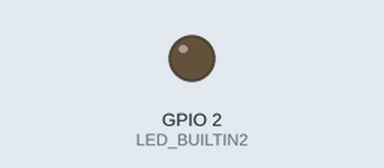
Simulated run of this sketch. Board: ESP8266 (NodeMCU). On the bench: output pins drawn as LEDs (lit = HIGH). WiFi joins after 1.5 s; servers stay silent unless stated; a WiFi scan finds three made-up networks; what the sketch prints to the serial monitor is not drawn. At 4.2 s the program puts the board to deep sleep or switches it off; the recording ends there.

Above: at 0.1 s.
Timing chart, 0 to 4.2 s (numbered marks = the images above):
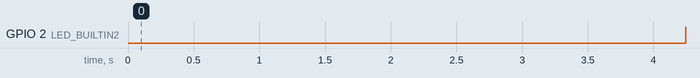

Measured:
- by itself, GPIO 2 (LED_BUILTIN2): LOW → HIGH at 4.2 s

The sketch:

wifi_scanning.ino
```cpp
#ifdef ESP8266
#include <ESP8266WiFi.h>
#include <ESP8266WiFiMulti.h>
#define turn_on_wifi() WiFi.forceSleepWake()
#define turn_off_wifi() WiFi.forceSleepBegin();  // 15 mA else 70 mA
#define _wdt_enable(t) ESP.wdtEnable(t)
#define LED_BUILTIN2 2
#else
#include <WiFi.h>
#include <PowerManagement.h>
//#include "wiring_watchdog.h"
#define turn_on_wifi()
#define turn_off_wifi()
#define _wdt_enable(t) wdt_enable(t)
#define LED_BUILTIN2 5
#endif

#define SLEEP_TIME 10
#define USE_DEEP_SLEEP

#define max_SSID 10
#define SSID_size 15
#define MAC_size 6
#define BSSID_size MAC_size
typedef struct { char SSID[SSID_size]; byte BSSID[BSSID_size]; byte encryptionType; short RSSI; } SSID_t;

char ssid[] = "R906";     // your network SSID (name)
//char ssid[] = "mobile-h";     // your network SSID (name)
//char pass[] = "03310331";  // your network password
//char ssid[] = "WL2";     // your network SSID (name)
char pass[] = "r906r906";  // your network password
//char pass[] = "03310331";  // your network password
//int status  = WL_IDLE_STATUS;    // the Wifi radio's status

const uint16_t port = 60;
//const char * host = "192.168.75.94"; // ip or dns
//const char * host = "10.20.15.150"; // ip or dns
//const char * host = "192.168.1.101"; // ip or dns
const char * host = "192.168.0.122"; // ip or dns
//const char * host = "xds.ym.edu.tw"; // ip or dns
//const char * host = "120.126.84.239"; // ip or dns
//const char * host = "xds2.ym.edu.tw"; // ip or dns
//const uint16_t port = 80;
//const char * host = "www.ntu.edu.tw"; // ip or dns

/*
#define init_LED()
#define turn_on_LED()
#define turn_off_LED()
*/
#define init_LED() pinMode(LED_BUILTIN2, OUTPUT)
#define turn_on_LED()  digitalWrite(LED_BUILTIN2, LOW)
#define turn_off_LED()  digitalWrite(LED_BUILTIN2, HIGH)

void setup() {
  turn_off_wifi();
  #ifdef ESP8266
  Serial.begin(74880);
//  Serial.begin(115200);
  delay(10);
  Serial.println();
  #else
  Serial.begin(38400);
  #endif

//    while (!Serial) {}; // wait for serial port to connect. Needed for native USB port only

  if (WiFi.status() == WL_NO_SHIELD) {
    Serial.println("WiFi shield not present");
    while (true);     // don't continue:
    }

  #ifdef ESP8266
  WiFi.mode(WIFI_STA);  // ESP8266
  WiFi.disconnect();
//  delay(100);
  #endif

  init_LED();

  byte mac[6];
  WiFi.macAddress(mac);
  Serial.print("MAC:");
//  printMAC(mac);
  Serial.print(MAC2str(mac));
  Serial.println();

  Serial.println("Setup");

}

void warning(byte i) {

  for (; (i); i--) {
    turn_on_LED();
    delay(500);
    turn_off_LED();
    if (i!=1) delay(500);
    }
}

void loop() {
  SSID_t SSIDs[max_SSID];
  word SSID_n=0;

  turn_on_LED();
  turn_on_wifi();

  scan_networks(SSIDs, &SSID_n);
  connect_wifi();
  boolean success=connect_server(SSIDs, SSID_n);

  turn_off_wifi();
  turn_off_LED();

  if (!success) {
    delay(500);
    warning(2);
    }

  #ifdef USE_DEEP_SLEEP
  deep_sleep(SLEEP_TIME);  // 20 uA for ESP8266
  #else
//  _wdt_enable(2000);
  Serial.print("wait "); Serial.print(SLEEP_TIME); Serial.println(" s");
  delay(SLEEP_TIME*1000);  // 15 mA for ESP8266
  #endif
}

#ifdef USE_DEEP_SLEEP
void deep_sleep(word t) {
char buffer[20];
  #ifdef ESP8266
  sprintf(buffer, "deep sleep %d s", SLEEP_TIME);
  Serial.println(buffer);
//  delay(t*1000);    // 15.3 mA
  ESP.deepSleep(t*1000000); // is us, 20 uA
  #else
  if (!PowerManagement.safeLock())  {
    sprintf(buffer, "deep sleep %d s", t);
    Serial.println(buffer);
    PowerManagement.deepsleep(t*1000);  // in ms  // 88 uA with green LED
    }
  else   {
    sprintf(buffer, "delay %d s", t);
    Serial.println(buffer);
    delay(t*1000);   // 13.1 mA
    }
  #endif
}
#endif

void connect_wifi() {
  if (WiFi.status()!=WL_CONNECTED) {
    Serial.print("Connecting to WiFi: ");
    Serial.print(ssid);
    #ifdef ESP8266
//    delay(100);  // necessary for 8266 for normal UART operation
    WiFi.begin(ssid, pass);
    byte i=0;
    while ((WiFi.status() != WL_CONNECTED) && (i<30)) {
      Serial.print(".");
      delay(1000);
      i++;
      }
/*
    ESP8266WiFiMulti WiFiMulti;
    WiFiMulti.addAP(ssid, pass);
//    Serial.print("Wait for WiFi... ");
    int i=0;
    while ((WiFiMulti.run() != WL_CONNECTED) && (i<20)) {
      Serial.print(".");
      delay(1000);
      }
*/
    #else
    WiFi.begin(ssid, pass);
    byte i=0;
    while ((WiFi.status() != WL_CONNECTED) && (i<20)) {
      Serial.print(".");
      delay(1000);
      i++;
      }
    #endif
    if (WiFi.status()==WL_CONNECTED) {
      Serial.println(" OK");
      Serial.print("IP address: ");
      Serial.println(WiFi.localIP());
//      Serial.println("delay 500 ms");
//      delay(500);  // necessary!
      }
    else
      Serial.println(" failed");
    }
}

boolean connect_server(SSID_t *s, word n) {
boolean success=false;
  if (WiFi.status()==WL_CONNECTED) {
    Serial.print("Connecting to server: ");
    Serial.print(host);
    WiFiClient client;
    boolean rv;
    rv=client.connect(host, port);
    if (rv==false) {
      Serial.print(" Retry");
      rv=client.connect(host, port);
      }
    if (rv) {      // Use WiFiClient class to create TCP connections
      Serial.println(" OK");
//      const char * tx_data = "GET / HTTP/1.1"; // "Send this data to server";
//      String tx_data=String("GET /")+" HTTP/1.1\r\n"+"Host: " + host + "\r\n"+"Connection: close\r\n\r\n";
//      String tx_data=String("GET / HTTP/1.1\r\nConnection: close\r\n\r\n");
//      char * tx_data="GET / HTTP/1.1\r\nConnection: close\r\n\r\n";
      Serial.print("TX: ");
      String tx_data;
/*
      tx_data=String("GET / HTTP/1.1\r\nHost: ") + host + "\r\nConnection: close\r\n\r\n";
      Serial.print(tx_data);
      client.print(tx_data);      // This will send the request to the server
*/
      byte mac[MAC_size];
      tx_data=MAC2str(WiFi.macAddress(mac))+"\r\n";
//      String str(chArray)
      tx_data=tx_data+String(n)+"\r\n";
//      tx_data=String(n)+"\r\n";
      for (word i=0; i<n; i++) {
        tx_data=tx_data+ String(s[i].SSID)+","+ MAC2str(s[i].BSSID)+","+String(s[i].RSSI)+"\r\n";
//        tx_data=tx_data+String(i+1)+" "+ String(s[i].SSID)+" "+String(s[i].RSSI)+"\r\n";
        }
      Serial.print(tx_data);
      client.print(tx_data);      // This will send the request to the server

//      delay(10);

      Serial.print("RX: ");
      while (client.available()) {
        String line = client.readStringUntil('\r');    //read back one line from serve
        Serial.print(line);
        }
      Serial.println("");
      Serial.println("Closing connection");
      client.stop();
      success=true;
      delay(1);   // necessary for a successful disconnection
      }
    else {
      Serial.println(" failed");
      }
    WiFi.disconnect();
    }

  else {
    Serial.println("WiFi not connected");
    }
  return success;
}

void scan_networks(SSID_t *ssid, word *n) {
  *n=0;
  Serial.print("Scanning networks: ");

  int numSsid = WiFi.scanNetworks();   // scan for nearby networks:

  // print the list of networks seen:
  Serial.println(numSsid);

  if (numSsid < 0)
    return;

  if (numSsid>=65535)
    numSsid=65535;

  for (word i = 0; i < numSsid; i++) {
//    Serial.print(i);    Serial.print(" ");    Serial.println(*n);
    SSID_t d;
    word kk;
    String ss=WiFi.SSID(i);
//    ss.toCharArray(d.SSID, SSID_size-1);
//    d.SSID[SSID_size-2]=0;  // null terminated
    ss.toCharArray(d.SSID, SSID_size);
    d.SSID[SSID_size-1]=0;  // null terminated
    byte *p=WiFi.BSSID(i);
    for (byte j=0; j<BSSID_size; j++) d.BSSID[j]=p[j];
    d.RSSI=WiFi.RSSI(i);
    d.encryptionType=WiFi.encryptionType(i);
//    Serial.println(d.SSID);

    for (kk=0; kk<*n; kk++) {
      if (ssid[kk].RSSI<d.RSSI) {
        for (int l=*n-1; l>=(int)kk; l--) {
//        for (int l=*n-1; l>=kk; l--) {  // crash
          if (l<max_SSID-1)
           ssid[l+1]=ssid[l];  // moving behind
//              memcpy(&SSIDs[l+1], &SSIDs[l], sizeof(SSID_t));
          }
        goto _1; //break;
        }
      }

    _1:
//    k=SSID_n;
    if (kk<max_SSID)
      ssid[kk]=d;
//    memcpy(&SSIDs[k], &d, sizeof(d));
    if (*n<max_SSID)
      (*n)++;
    }

  for (word i = 0; i < *n; i++) {
    Serial.print(i+1);
    Serial.print(") ");
    Serial.print(ssid[i].SSID);
    Serial.print("\tMAC:");
//    printMAC(SSIDs[i].BSSID);
    Serial.print(MAC2str(ssid[i].BSSID));
    Serial.print("\tSignal:");
    Serial.print(ssid[i].RSSI);
    Serial.print(" dBm");
    Serial.print("\tEncryption:");
    printEncryptionType(ssid[i].encryptionType);
    }
}

void printEncryptionType(byte thisType) {
  // read the encryption type and print out the name:
  switch (thisType) {
    case ENC_TYPE_WEP:
      Serial.println("WEP");
      break;
    case ENC_TYPE_TKIP:
      Serial.println("WPA");
      break;
    case ENC_TYPE_CCMP:
      Serial.println("WPA2");
      break;
    case ENC_TYPE_NONE:
      Serial.println("None");
      break;
    case ENC_TYPE_AUTO:
      Serial.println("Auto");
      break;
  }
}

String MAC2str(byte *mac) {
/*
  String s=String(mac[0], HEX)+":"+
    String(mac[1], HEX)+":"+
    String(mac[2], HEX)+":"+
    String(mac[3], HEX)+":"+
    String(mac[4], HEX)+":"+
    String(mac[5], HEX);
  return s;
*/
  char buffer[18];
  sprintf(buffer, "%02X:%02X:%02X:%02X:%02X:%02X", mac[0], mac[1], mac[2], mac[3], mac[4], mac[5]);
  return String(buffer);
}
```
